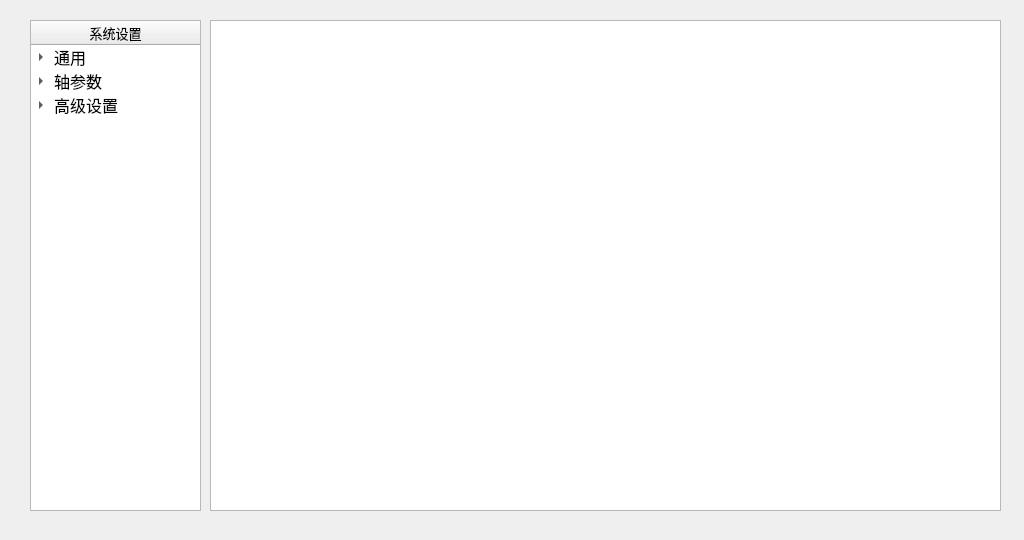
<?xml version="1.0" encoding="UTF-8"?>
<ui version="4.0">
 <class>SystemSetting</class>
 <widget class="QWidget" name="SystemSetting">
  <property name="geometry">
   <rect>
    <x>0</x>
    <y>0</y>
    <width>1024</width>
    <height>540</height>
   </rect>
  </property>
  <property name="windowTitle">
   <string>Form</string>
  </property>
  <widget class="QTreeWidget" name="treeWidget_System">
   <property name="geometry">
    <rect>
     <x>30</x>
     <y>20</y>
     <width>171</width>
     <height>491</height>
    </rect>
   </property>
   <property name="font">
    <font>
     <family>文泉驿正黑</family>
     <pointsize>12</pointsize>
    </font>
   </property>
   <column>
    <property name="text">
     <string>系统设置</string>
    </property>
    <property name="font">
     <font>
      <pointsize>10</pointsize>
     </font>
    </property>
    <property name="textAlignment">
     <set>AlignHCenter|AlignVCenter|AlignCenter</set>
    </property>
   </column>
   <item>
    <property name="text">
     <string>通用</string>
    </property>
    <property name="flags">
     <set>ItemIsDropEnabled|ItemIsUserCheckable|ItemIsEnabled</set>
    </property>
    <item>
     <property name="text">
      <string>常量</string>
     </property>
    </item>
    <item>
     <property name="text">
      <string>诊断</string>
     </property>
    </item>
   </item>
   <item>
    <property name="text">
     <string>轴参数</string>
    </property>
    <property name="flags">
     <set>ItemIsDragEnabled|ItemIsUserCheckable|ItemIsEnabled</set>
    </property>
    <item>
     <property name="text">
      <string>液压轴</string>
     </property>
    </item>
    <item>
     <property name="text">
      <string>X轴</string>
     </property>
    </item>
    <item>
     <property name="text">
      <string>Y轴</string>
     </property>
    </item>
    <item>
     <property name="text">
      <string>R轴</string>
     </property>
    </item>
   </item>
   <item>
    <property name="text">
     <string>高级设置</string>
    </property>
    <property name="flags">
     <set>ItemIsDragEnabled|ItemIsUserCheckable|ItemIsEnabled</set>
    </property>
    <item>
     <property name="text">
      <string>工厂设置</string>
     </property>
    </item>
    <item>
     <property name="text">
      <string>阀组配置</string>
     </property>
    </item>
    <item>
     <property name="text">
      <string>轴配置</string>
     </property>
    </item>
   </item>
  </widget>
  <widget class="QStackedWidget" name="stackedWidget">
   <property name="geometry">
    <rect>
     <x>210</x>
     <y>20</y>
     <width>791</width>
     <height>491</height>
    </rect>
   </property>
   <property name="currentIndex">
    <number>0</number>
   </property>
   <widget class="QWidget" name="page">
    <widget class="QTableWidget" name="tableWidget_System">
     <property name="geometry">
      <rect>
       <x>0</x>
       <y>0</y>
       <width>791</width>
       <height>491</height>
      </rect>
     </property>
     <property name="font">
      <font>
       <family>Sans Serif</family>
       <pointsize>10</pointsize>
      </font>
     </property>
     <property name="editTriggers">
      <set>QAbstractItemView::DoubleClicked</set>
     </property>
     <property name="selectionMode">
      <enum>QAbstractItemView::ExtendedSelection</enum>
     </property>
     <property name="rowCount">
      <number>0</number>
     </property>
     <property name="columnCount">
      <number>4</number>
     </property>
     <attribute name="horizontalHeaderVisible">
      <bool>false</bool>
     </attribute>
     <attribute name="horizontalHeaderHighlightSections">
      <bool>false</bool>
     </attribute>
     <attribute name="verticalHeaderVisible">
      <bool>false</bool>
     </attribute>
     <column>
      <property name="text">
       <string>索引</string>
      </property>
     </column>
     <column>
      <property name="text">
       <string>项目</string>
      </property>
     </column>
     <column>
      <property name="text">
       <string>数据</string>
      </property>
     </column>
     <column>
      <property name="text">
       <string>说明</string>
      </property>
     </column>
    </widget>
   </widget>
   <widget class="QWidget" name="page_3">
    <widget class="QToolButton" name="toolButton_InitDAT">
     <property name="geometry">
      <rect>
       <x>100</x>
       <y>70</y>
       <width>131</width>
       <height>41</height>
      </rect>
     </property>
     <property name="text">
      <string>初始化</string>
     </property>
    </widget>
    <widget class="QToolButton" name="toolButton_SaveDAT">
     <property name="geometry">
      <rect>
       <x>100</x>
       <y>140</y>
       <width>131</width>
       <height>41</height>
      </rect>
     </property>
     <property name="text">
      <string>备份数据</string>
     </property>
    </widget>
    <widget class="QToolButton" name="toolButton_ResumeDAT">
     <property name="geometry">
      <rect>
       <x>100</x>
       <y>220</y>
       <width>131</width>
       <height>41</height>
      </rect>
     </property>
     <property name="text">
      <string>恢复数据</string>
     </property>
    </widget>
   </widget>
   <widget class="QWidget" name="page_2">
    <widget class="QLineEdit" name="lineEdit_3">
     <property name="geometry">
      <rect>
       <x>329</x>
       <y>390</y>
       <width>113</width>
       <height>30</height>
      </rect>
     </property>
    </widget>
    <widget class="QLabel" name="label_5">
     <property name="geometry">
      <rect>
       <x>119</x>
       <y>220</y>
       <width>31</width>
       <height>21</height>
      </rect>
     </property>
     <property name="text">
      <string>卸荷</string>
     </property>
    </widget>
    <widget class="QLabel" name="label_4">
     <property name="geometry">
      <rect>
       <x>119</x>
       <y>180</y>
       <width>31</width>
       <height>21</height>
      </rect>
     </property>
     <property name="text">
      <string>保压</string>
     </property>
    </widget>
    <widget class="QLabel" name="label_3">
     <property name="geometry">
      <rect>
       <x>119</x>
       <y>140</y>
       <width>31</width>
       <height>21</height>
      </rect>
     </property>
     <property name="text">
      <string>工进</string>
     </property>
    </widget>
    <widget class="QToolButton" name="toolButton_readConfig">
     <property name="geometry">
      <rect>
       <x>199</x>
       <y>390</y>
       <width>51</width>
       <height>31</height>
      </rect>
     </property>
     <property name="text">
      <string>读取</string>
     </property>
    </widget>
    <widget class="QLabel" name="label_6">
     <property name="geometry">
      <rect>
       <x>119</x>
       <y>260</y>
       <width>31</width>
       <height>21</height>
      </rect>
     </property>
     <property name="text">
      <string>回程</string>
     </property>
    </widget>
    <widget class="QGroupBox" name="groupBox_7">
     <property name="geometry">
      <rect>
       <x>159</x>
       <y>330</y>
       <width>509</width>
       <height>53</height>
      </rect>
     </property>
     <property name="title">
      <string>时间设定</string>
     </property>
     <widget class="QLineEdit" name="lineEdit_KeepTime">
      <property name="geometry">
       <rect>
        <x>90</x>
        <y>18</y>
        <width>113</width>
        <height>30</height>
       </rect>
      </property>
     </widget>
     <widget class="QLineEdit" name="lineEdit_UnloadTime">
      <property name="geometry">
       <rect>
        <x>350</x>
        <y>17</y>
        <width>113</width>
        <height>31</height>
       </rect>
      </property>
     </widget>
     <widget class="QLabel" name="label_KeepTime">
      <property name="geometry">
       <rect>
        <x>20</x>
        <y>20</y>
        <width>61</width>
        <height>31</height>
       </rect>
      </property>
      <property name="text">
       <string>保压时间</string>
      </property>
     </widget>
     <widget class="QLabel" name="label_UnloadTime">
      <property name="geometry">
       <rect>
        <x>270</x>
        <y>20</y>
        <width>61</width>
        <height>31</height>
       </rect>
      </property>
      <property name="text">
       <string>卸荷时间</string>
      </property>
     </widget>
    </widget>
    <widget class="QLabel" name="label_2">
     <property name="geometry">
      <rect>
       <x>119</x>
       <y>100</y>
       <width>31</width>
       <height>21</height>
      </rect>
     </property>
     <property name="text">
      <string>快下</string>
     </property>
    </widget>
    <widget class="QLabel" name="label">
     <property name="geometry">
      <rect>
       <x>159</x>
       <y>69</y>
       <width>471</width>
       <height>21</height>
      </rect>
     </property>
     <property name="text">
      <string>        KA1       KA2         KA3       KA4        KA5         KA6        KA7        KA8   </string>
     </property>
    </widget>
    <widget class="QLabel" name="label_7">
     <property name="geometry">
      <rect>
       <x>119</x>
       <y>300</y>
       <width>31</width>
       <height>21</height>
      </rect>
     </property>
     <property name="text">
      <string>停止</string>
     </property>
    </widget>
    <widget class="QToolButton" name="toolButton_confirm">
     <property name="geometry">
      <rect>
       <x>499</x>
       <y>390</y>
       <width>51</width>
       <height>31</height>
      </rect>
     </property>
     <property name="text">
      <string>写入</string>
     </property>
    </widget>
    <widget class="QGroupBox" name="groupBox">
     <property name="geometry">
      <rect>
       <x>160</x>
       <y>90</y>
       <width>509</width>
       <height>241</height>
      </rect>
     </property>
     <property name="title">
      <string/>
     </property>
     <widget class="QCheckBox" name="checkBoxVFast1">
      <property name="geometry">
       <rect>
        <x>30</x>
        <y>10</y>
        <width>21</width>
        <height>21</height>
       </rect>
      </property>
      <property name="text">
       <string/>
      </property>
     </widget>
     <widget class="QCheckBox" name="checkBoxVFast2">
      <property name="geometry">
       <rect>
        <x>80</x>
        <y>10</y>
        <width>21</width>
        <height>21</height>
       </rect>
      </property>
      <property name="text">
       <string/>
      </property>
     </widget>
     <widget class="QCheckBox" name="checkBoxVFast3">
      <property name="geometry">
       <rect>
        <x>130</x>
        <y>10</y>
        <width>21</width>
        <height>21</height>
       </rect>
      </property>
      <property name="text">
       <string/>
      </property>
     </widget>
     <widget class="QCheckBox" name="checkBoxVFast4">
      <property name="geometry">
       <rect>
        <x>180</x>
        <y>10</y>
        <width>21</width>
        <height>21</height>
       </rect>
      </property>
      <property name="text">
       <string/>
      </property>
     </widget>
     <widget class="QCheckBox" name="checkBoxVFast5">
      <property name="geometry">
       <rect>
        <x>230</x>
        <y>10</y>
        <width>21</width>
        <height>21</height>
       </rect>
      </property>
      <property name="text">
       <string/>
      </property>
     </widget>
     <widget class="QCheckBox" name="checkBoxVFast6">
      <property name="geometry">
       <rect>
        <x>280</x>
        <y>10</y>
        <width>21</width>
        <height>21</height>
       </rect>
      </property>
      <property name="text">
       <string/>
      </property>
     </widget>
     <widget class="QCheckBox" name="checkBoxVFast7">
      <property name="geometry">
       <rect>
        <x>330</x>
        <y>10</y>
        <width>21</width>
        <height>21</height>
       </rect>
      </property>
      <property name="text">
       <string/>
      </property>
     </widget>
     <widget class="QCheckBox" name="checkBoxVFast8">
      <property name="geometry">
       <rect>
        <x>380</x>
        <y>10</y>
        <width>21</width>
        <height>21</height>
       </rect>
      </property>
      <property name="text">
       <string/>
      </property>
     </widget>
     <widget class="QCheckBox" name="checkBoxVSlow2">
      <property name="geometry">
       <rect>
        <x>80</x>
        <y>50</y>
        <width>21</width>
        <height>21</height>
       </rect>
      </property>
      <property name="text">
       <string/>
      </property>
     </widget>
     <widget class="QCheckBox" name="checkBoxVSlow1">
      <property name="geometry">
       <rect>
        <x>30</x>
        <y>50</y>
        <width>21</width>
        <height>21</height>
       </rect>
      </property>
      <property name="text">
       <string/>
      </property>
     </widget>
     <widget class="QCheckBox" name="checkBoxVSlow7">
      <property name="geometry">
       <rect>
        <x>330</x>
        <y>50</y>
        <width>21</width>
        <height>21</height>
       </rect>
      </property>
      <property name="text">
       <string/>
      </property>
     </widget>
     <widget class="QCheckBox" name="checkBoxVSlow3">
      <property name="geometry">
       <rect>
        <x>130</x>
        <y>50</y>
        <width>21</width>
        <height>21</height>
       </rect>
      </property>
      <property name="text">
       <string/>
      </property>
     </widget>
     <widget class="QCheckBox" name="checkBoxVSlow4">
      <property name="geometry">
       <rect>
        <x>180</x>
        <y>50</y>
        <width>21</width>
        <height>21</height>
       </rect>
      </property>
      <property name="text">
       <string/>
      </property>
     </widget>
     <widget class="QCheckBox" name="checkBoxVSlow8">
      <property name="geometry">
       <rect>
        <x>380</x>
        <y>50</y>
        <width>21</width>
        <height>21</height>
       </rect>
      </property>
      <property name="text">
       <string/>
      </property>
     </widget>
     <widget class="QCheckBox" name="checkBoxVSlow5">
      <property name="geometry">
       <rect>
        <x>230</x>
        <y>50</y>
        <width>21</width>
        <height>21</height>
       </rect>
      </property>
      <property name="text">
       <string/>
      </property>
     </widget>
     <widget class="QCheckBox" name="checkBoxVSlow6">
      <property name="geometry">
       <rect>
        <x>280</x>
        <y>50</y>
        <width>21</width>
        <height>21</height>
       </rect>
      </property>
      <property name="text">
       <string/>
      </property>
     </widget>
     <widget class="QCheckBox" name="checkBoxVkeep5">
      <property name="geometry">
       <rect>
        <x>230</x>
        <y>90</y>
        <width>21</width>
        <height>21</height>
       </rect>
      </property>
      <property name="text">
       <string/>
      </property>
     </widget>
     <widget class="QCheckBox" name="checkBoxVkeep8">
      <property name="geometry">
       <rect>
        <x>380</x>
        <y>90</y>
        <width>21</width>
        <height>21</height>
       </rect>
      </property>
      <property name="text">
       <string/>
      </property>
     </widget>
     <widget class="QCheckBox" name="checkBoxVkeep2">
      <property name="geometry">
       <rect>
        <x>80</x>
        <y>90</y>
        <width>21</width>
        <height>21</height>
       </rect>
      </property>
      <property name="text">
       <string/>
      </property>
     </widget>
     <widget class="QCheckBox" name="checkBoxVkeep7">
      <property name="geometry">
       <rect>
        <x>330</x>
        <y>90</y>
        <width>21</width>
        <height>21</height>
       </rect>
      </property>
      <property name="text">
       <string/>
      </property>
     </widget>
     <widget class="QCheckBox" name="checkBoxVkeep1">
      <property name="geometry">
       <rect>
        <x>30</x>
        <y>90</y>
        <width>21</width>
        <height>21</height>
       </rect>
      </property>
      <property name="text">
       <string/>
      </property>
     </widget>
     <widget class="QCheckBox" name="checkBoxVkeep6">
      <property name="geometry">
       <rect>
        <x>280</x>
        <y>90</y>
        <width>21</width>
        <height>21</height>
       </rect>
      </property>
      <property name="text">
       <string/>
      </property>
     </widget>
     <widget class="QCheckBox" name="checkBoxVkeep3">
      <property name="geometry">
       <rect>
        <x>130</x>
        <y>90</y>
        <width>21</width>
        <height>21</height>
       </rect>
      </property>
      <property name="text">
       <string/>
      </property>
     </widget>
     <widget class="QCheckBox" name="checkBoxVkeep4">
      <property name="geometry">
       <rect>
        <x>180</x>
        <y>90</y>
        <width>21</width>
        <height>21</height>
       </rect>
      </property>
      <property name="text">
       <string/>
      </property>
     </widget>
     <widget class="QCheckBox" name="checkBoxVunload3">
      <property name="geometry">
       <rect>
        <x>130</x>
        <y>130</y>
        <width>21</width>
        <height>21</height>
       </rect>
      </property>
      <property name="text">
       <string/>
      </property>
     </widget>
     <widget class="QCheckBox" name="checkBoxVunload2">
      <property name="geometry">
       <rect>
        <x>80</x>
        <y>130</y>
        <width>21</width>
        <height>21</height>
       </rect>
      </property>
      <property name="text">
       <string/>
      </property>
     </widget>
     <widget class="QCheckBox" name="checkBoxVunload5">
      <property name="geometry">
       <rect>
        <x>230</x>
        <y>130</y>
        <width>21</width>
        <height>21</height>
       </rect>
      </property>
      <property name="text">
       <string/>
      </property>
     </widget>
     <widget class="QCheckBox" name="checkBoxVunload1">
      <property name="geometry">
       <rect>
        <x>30</x>
        <y>130</y>
        <width>21</width>
        <height>21</height>
       </rect>
      </property>
      <property name="text">
       <string/>
      </property>
     </widget>
     <widget class="QCheckBox" name="checkBoxVunload6">
      <property name="geometry">
       <rect>
        <x>280</x>
        <y>130</y>
        <width>21</width>
        <height>21</height>
       </rect>
      </property>
      <property name="text">
       <string/>
      </property>
     </widget>
     <widget class="QCheckBox" name="checkBoxVunload8">
      <property name="geometry">
       <rect>
        <x>380</x>
        <y>130</y>
        <width>21</width>
        <height>21</height>
       </rect>
      </property>
      <property name="text">
       <string/>
      </property>
     </widget>
     <widget class="QCheckBox" name="checkBoxVunload4">
      <property name="geometry">
       <rect>
        <x>180</x>
        <y>130</y>
        <width>21</width>
        <height>21</height>
       </rect>
      </property>
      <property name="text">
       <string/>
      </property>
     </widget>
     <widget class="QCheckBox" name="checkBoxVunload7">
      <property name="geometry">
       <rect>
        <x>330</x>
        <y>130</y>
        <width>21</width>
        <height>21</height>
       </rect>
      </property>
      <property name="text">
       <string/>
      </property>
     </widget>
     <widget class="QCheckBox" name="checkBoxVback4">
      <property name="geometry">
       <rect>
        <x>180</x>
        <y>170</y>
        <width>21</width>
        <height>21</height>
       </rect>
      </property>
      <property name="text">
       <string/>
      </property>
     </widget>
     <widget class="QCheckBox" name="checkBoxVback5">
      <property name="geometry">
       <rect>
        <x>230</x>
        <y>170</y>
        <width>21</width>
        <height>21</height>
       </rect>
      </property>
      <property name="text">
       <string/>
      </property>
     </widget>
     <widget class="QCheckBox" name="checkBoxVback7">
      <property name="geometry">
       <rect>
        <x>330</x>
        <y>170</y>
        <width>21</width>
        <height>21</height>
       </rect>
      </property>
      <property name="text">
       <string/>
      </property>
     </widget>
     <widget class="QCheckBox" name="checkBoxVback3">
      <property name="geometry">
       <rect>
        <x>130</x>
        <y>170</y>
        <width>21</width>
        <height>21</height>
       </rect>
      </property>
      <property name="text">
       <string/>
      </property>
     </widget>
     <widget class="QCheckBox" name="checkBoxVback2">
      <property name="geometry">
       <rect>
        <x>80</x>
        <y>170</y>
        <width>21</width>
        <height>21</height>
       </rect>
      </property>
      <property name="text">
       <string/>
      </property>
     </widget>
     <widget class="QCheckBox" name="checkBoxVback6">
      <property name="geometry">
       <rect>
        <x>280</x>
        <y>170</y>
        <width>21</width>
        <height>21</height>
       </rect>
      </property>
      <property name="text">
       <string/>
      </property>
     </widget>
     <widget class="QCheckBox" name="checkBoxVback8">
      <property name="geometry">
       <rect>
        <x>380</x>
        <y>170</y>
        <width>21</width>
        <height>21</height>
       </rect>
      </property>
      <property name="text">
       <string/>
      </property>
     </widget>
     <widget class="QCheckBox" name="checkBoxVback1">
      <property name="geometry">
       <rect>
        <x>30</x>
        <y>170</y>
        <width>21</width>
        <height>21</height>
       </rect>
      </property>
      <property name="text">
       <string/>
      </property>
     </widget>
     <widget class="QCheckBox" name="checkBoxVstop1">
      <property name="geometry">
       <rect>
        <x>30</x>
        <y>210</y>
        <width>21</width>
        <height>21</height>
       </rect>
      </property>
      <property name="text">
       <string/>
      </property>
     </widget>
     <widget class="QCheckBox" name="checkBoxVstop4">
      <property name="geometry">
       <rect>
        <x>180</x>
        <y>210</y>
        <width>21</width>
        <height>21</height>
       </rect>
      </property>
      <property name="text">
       <string/>
      </property>
     </widget>
     <widget class="QCheckBox" name="checkBoxVstop5">
      <property name="geometry">
       <rect>
        <x>230</x>
        <y>210</y>
        <width>21</width>
        <height>21</height>
       </rect>
      </property>
      <property name="text">
       <string/>
      </property>
     </widget>
     <widget class="QCheckBox" name="checkBoxVstop7">
      <property name="geometry">
       <rect>
        <x>330</x>
        <y>210</y>
        <width>21</width>
        <height>21</height>
       </rect>
      </property>
      <property name="text">
       <string/>
      </property>
     </widget>
     <widget class="QCheckBox" name="checkBoxVstop8">
      <property name="geometry">
       <rect>
        <x>380</x>
        <y>210</y>
        <width>21</width>
        <height>21</height>
       </rect>
      </property>
      <property name="text">
       <string/>
      </property>
     </widget>
     <widget class="QCheckBox" name="checkBoxVstop3">
      <property name="geometry">
       <rect>
        <x>130</x>
        <y>210</y>
        <width>21</width>
        <height>21</height>
       </rect>
      </property>
      <property name="text">
       <string/>
      </property>
     </widget>
     <widget class="QCheckBox" name="checkBoxVstop2">
      <property name="geometry">
       <rect>
        <x>80</x>
        <y>210</y>
        <width>21</width>
        <height>21</height>
       </rect>
      </property>
      <property name="text">
       <string/>
      </property>
     </widget>
     <widget class="QCheckBox" name="checkBoxVstop6">
      <property name="geometry">
       <rect>
        <x>280</x>
        <y>210</y>
        <width>21</width>
        <height>21</height>
       </rect>
      </property>
      <property name="text">
       <string/>
      </property>
     </widget>
    </widget>
   </widget>
  </widget>
 </widget>
 <resources/>
 <connections/>
</ui>
